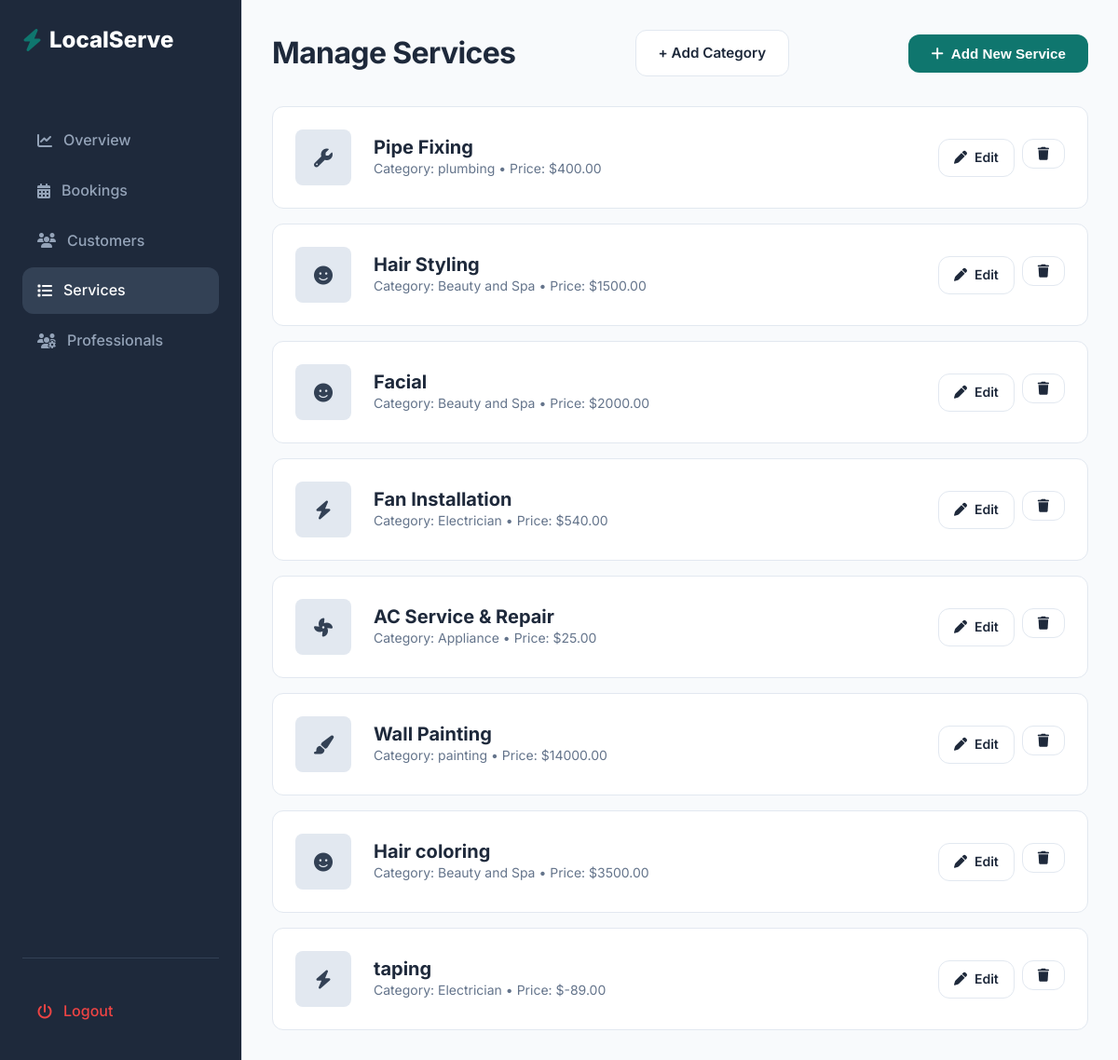
/services/admin_services/ (signed in), run on an earlier commit of the app's database.
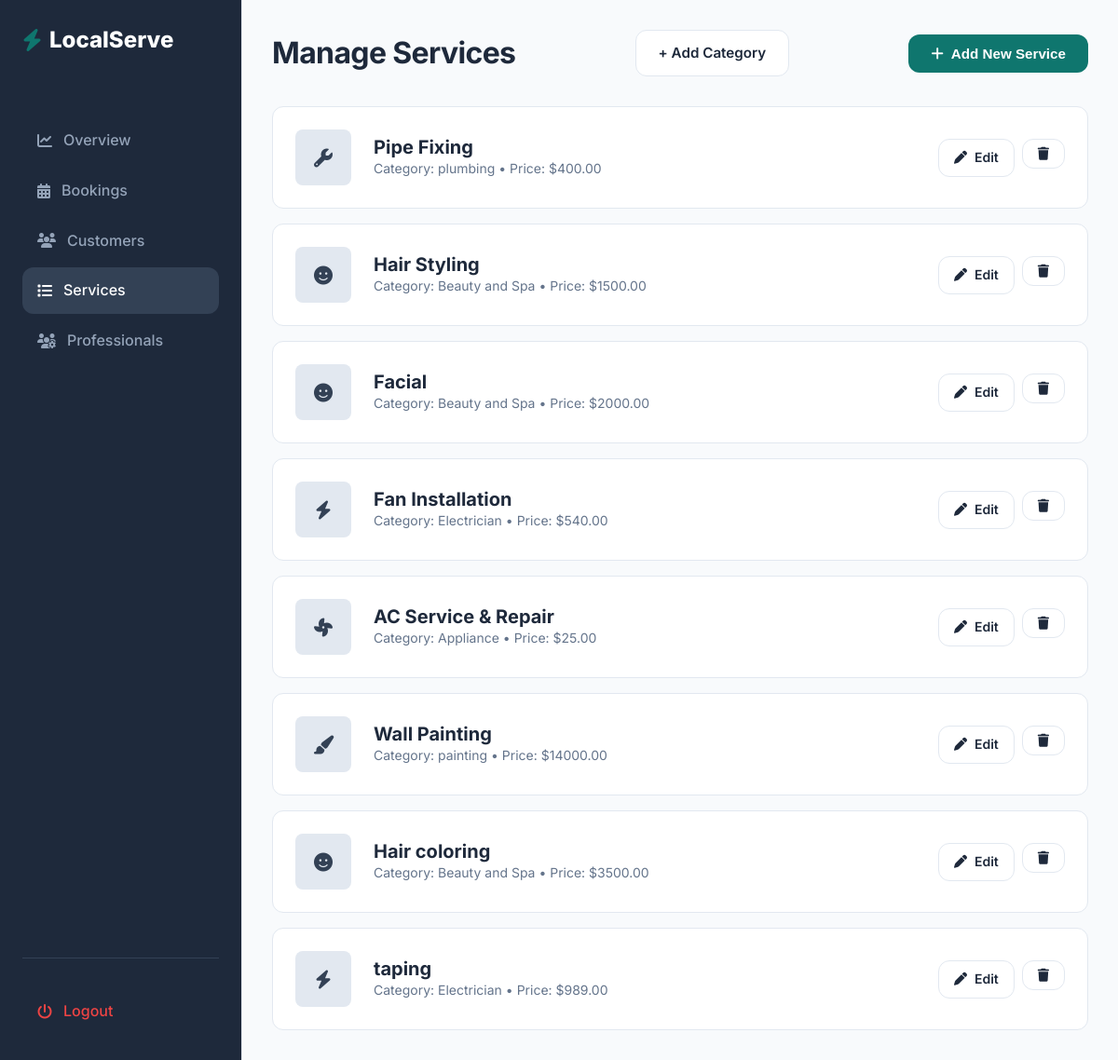
And on a later commit of the database.
### services/models.py (models this page shows, shortened)
class Service(models.Model):
    category = models.ForeignKey(ServiceCategory, on_delete=models.CASCADE, related_name = "services")
    title = models.CharField(max_length=150)
    description = models.TextField()
    price = models.DecimalField(max_digits=8,decimal_places=2)
    duration_minutes = models.IntegerField()
    image = models.ImageField(upload_to="services/",blank=True, null=True)
    is_active = models.BooleanField(default=True)
    created_at = models.DateTimeField(auto_now_add=True)
    is_best_seller = models.BooleanField(default=False)
    includes = models.TextField(blank=True,default="",
        help_text="Enter one item per line (e.g. Deep dusting, Floor cleaning, etc.)"
    )

class ServiceCategory(models.Model):
    name = models.CharField(max_length = 100,unique=True)
    icon = models.CharField(max_length = 100,blank=True)
    is_active = models.BooleanField(default = True)

### services/views.py (the view)
# urls.py: path('admin_services/',views.admin_services, name='admin_services'),
@login_required
@never_cache
def admin_services(request):
    services = Service.objects.select_related('category').all()
    return render(request,'admin/services/admin_services.html',{'services':services})

### templates/admin/services/admin_services.html (shortened to what this page needs)
{% extends "base_admin.html" %}
        {% block content %}
            <div class="flex justify-between items-center" style="margin-bottom: 2rem;">
                <h2>Manage Services</h2>
                <a href="{% url 'add_category' %}" class="btn btn-secondary">
                    + Add Category
                </a>
                <a href="{% url "add_service" %}">
                <button class="btn btn-primary"><i class="fa-solid fa-plus"></i> Add New Service</button>
                </a>
            </div>
            <div class="grid grid-cols-1 gap-md">
                 {% for service in services %}
                <div class="card flex justify-between items-center">
                    <div class="flex items-center gap-lg">
                        <div
                            style="width: 60px; height: 60px; background: #E2E8F0; border-radius: 8px; display: flex; align-items: center; justify-content: center;">
                            <i class="fa-solid {{ service.category.icon }} fa-lg"></i>
                        </div>
                        <div>
                            <h4 style="margin: 0;">{{ service.title }}</h4>
                            <p class="text-sm text-light">Category: {{service.category.name}} • Price: ${{ service.price }}</p>
                        </div>
                    </div>
                    <div class="flex gap-sm">
                        <a href="{% url "edit_service" service.id %}" class="btn btn-secondary btn-sm"><i class="fa-solid fa-pen"></i> Edit</a>
                        <form action="{% url 'delete_service' service.id %}" method="post" style="display:inline;">
                        <button class="btn btn-secondary btn-sm text-danger" onclick="return confirm('Are you sure you want to delete this service?');"><i class="fa-solid fa-trash"></i></button>
                        </form>
                    </div>
                </div>
                {% endfor %}
            </div>
        {% endblock %}

What changed in the data, as far as the page shows it:
changed Service "taping": price "-89.00" → "989.00"
